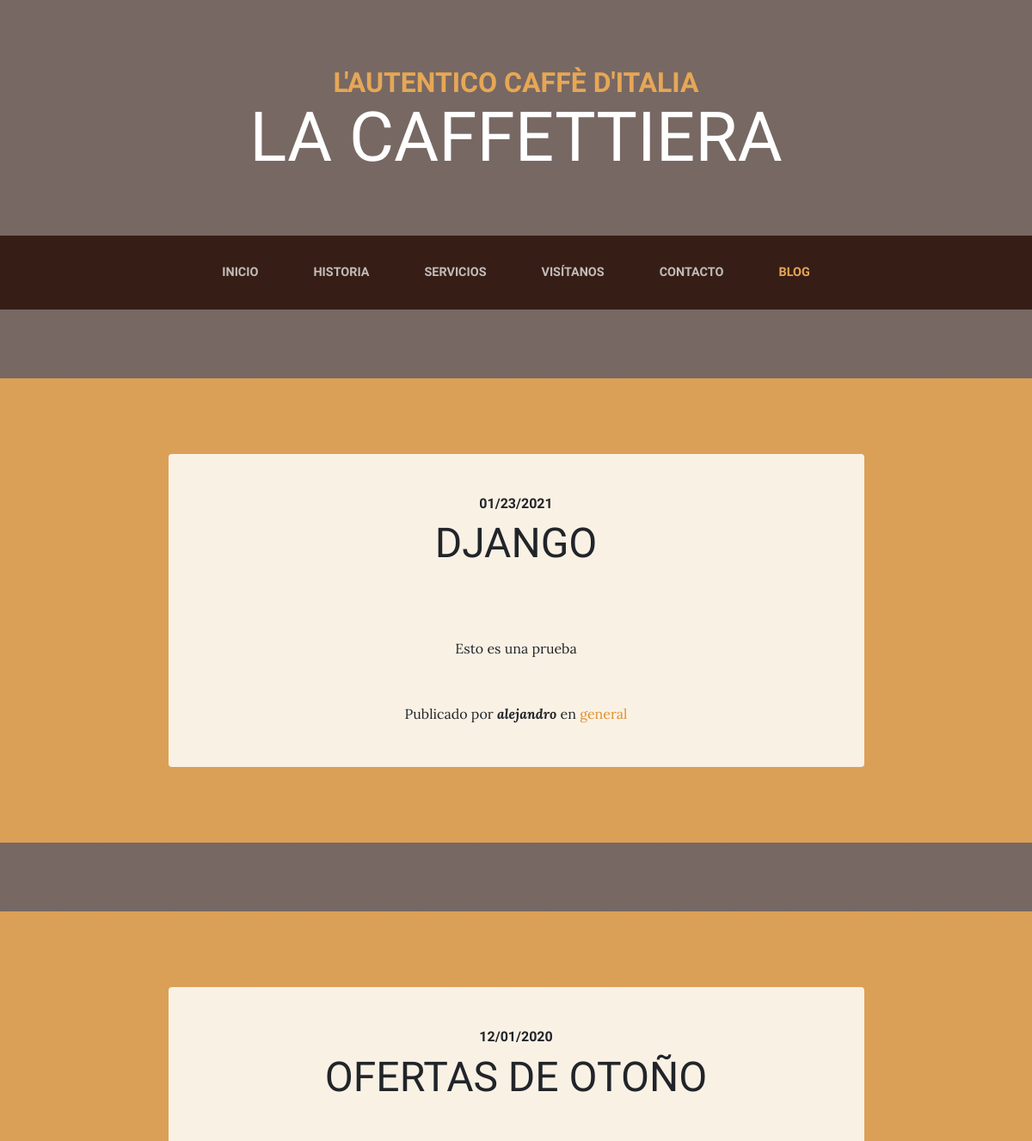
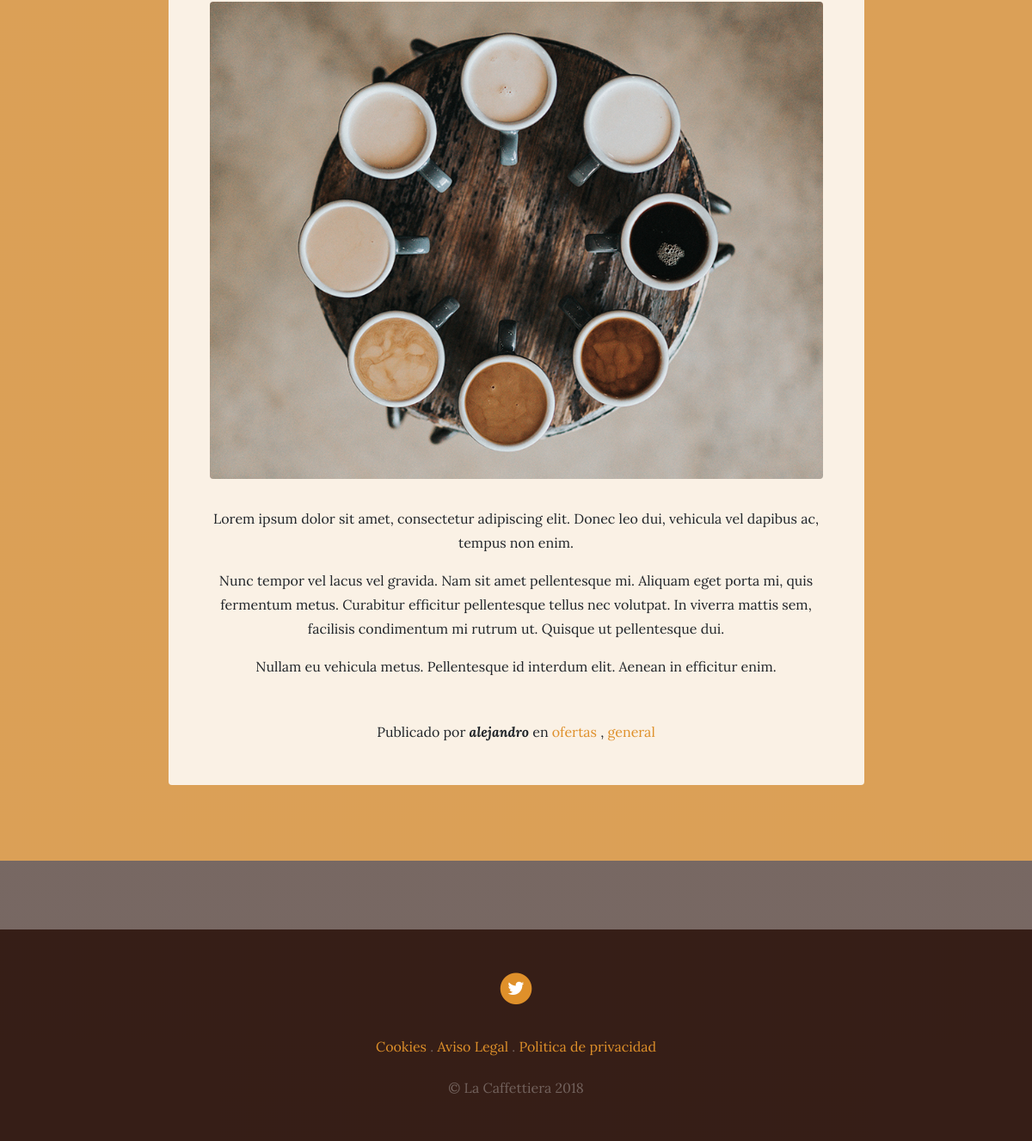
Screenshot of /blog/ with the database file from the repository (2 pictures, top to bottom).
### blog/models.py (models this page shows, shortened)
class Post(models.Model):
    title = models.CharField(max_length=200,verbose_name='Título')
    content = models.TextField(verbose_name='Contenido')
    published = models.DateTimeField(verbose_name="Fecha de publicación", default=now)
    image = models.ImageField(verbose_name='Image', upload_to='blog', null=True, blank=True)
    author = models.ForeignKey(User,verbose_name='Autor',on_delete=models.CASCADE)
    categories = models.ManyToManyField(Category,verbose_name='Categorias', related_name='get_posts')
    created=models.DateTimeField(auto_now_add=True,verbose_name="Fecha de creación")
    updated=models.DateTimeField(auto_now=True,verbose_name="Fecha de edición")
    class Meta:
        verbose_name= "entrada"
        verbose_name_plural= 'entradas'
        ordering=['-created']

class Category(models.Model):
    name= models.CharField(max_length=100,verbose_name='Nombre')
    created=models.DateTimeField(auto_now_add=True,verbose_name="Fecha de creación")
    updated=models.DateTimeField(auto_now=True,verbose_name="Fecha de edición")
    class Meta:
        verbose_name= "categoría"
        verbose_name_plural= 'categorías'
        ordering=['-created']

### pages/models.py (models this page shows, shortened)
class Page(models.Model):
    title = models.CharField(verbose_name="Título", max_length=200)
    content = RichTextField(verbose_name="Contenido")
    order = models.SmallIntegerField(verbose_name="Orden", default=0)
    created=models.DateTimeField(auto_now_add=True,verbose_name="Fecha de creación")
    updated=models.DateTimeField(auto_now=True,verbose_name="Fecha de edición")
    class Meta:
        verbose_name= "Página"
        verbose_name_plural= 'páginas'
        ordering=['order','title']

### blog/views.py (the view)
# urls.py: path("",views.blog, name="blog"),
def blog(request):
    model = Post
    posts = Post.objects.all()
    args= {'posts':posts}
    return render(request,"blog/blog.html",args)

### pages/templatetags/pages_extras.py (called while the page is built)
@register.simple_tag
def get_page_list():
    pages = Page.objects.all()
    return pages

### social/processors.py (called while the page is built)
def ctx_dict(request):
    ctx = {}
    links= Link.objects.all()
    for link in links:
        ctx[link.key] = link.url
    return ctx

### blog/templates/blog/blog.html (shortened to what this page needs)
{% extends 'core/base.html' %}
{% load static %}
{% block content %}
{% for post in posts %}
<section class="page-section cta">
  <div class="container">
    <div class="row">
      <div class="col-xl-9 mx-auto">
        <div class="cta-innerv text-center rounded">
          <h2 class="section-heading mb-5">
            <span class="section-heading-upper">{{post.published|date:"SHORT_DATE_FORMAT"}}</span>
            <span class="section-heading-lower">{{post.title}}</span>
          </h2>
          <p class="mb-0">
            <img class="mx-auto d-flex rounded img-fluid mb-3 mb-lg-0" src="{{post.image.url}}" alt="">
          </p>
          <p class="mb-0 mbt">
            {{post.content|linebreaks}}
          </p>
          <p class="mb-0 mbt">
            <span class="section-heading-under">Publicado por <em><b>{{post.author}}</b></em> en
              {% for category in post.categories.all %}
              <a href="{% url 'category' category.id %}" class="link">{{category.name}}</a>
              {% if not forloop.last %},{% endif %}
              {% endfor %}
            </span>
          </p>
        </div>
      </div>
    </div>
  </div>
</section>
{% endfor %}
{% endblock %}

### core/templates/core/base.html (shortened to what this page needs)
<!DOCTYPE html>
<html lang="es">
  <head>
    {% load static %}
    <link href="{% static 'core/vendor/bootstrap/css/bootstrap.min.css' %}" rel="stylesheet">
    <link href="{% static 'core/vendor/font-awesome/css/font-awesome.min.css' %}" rel="stylesheet" type="text/css">
    <link href="{% static 'core/css/business-casual.css' %}" rel="stylesheet">
  </head>
  <body>
    <h1 class="site-heading text-center text-white d-none d-lg-block">
      <span class="site-heading-upper text-primary mb-3">L'autentico caffè d'italia</span>
      <span class="site-heading-lower">La Caffettiera</span>
    </h1>
    <nav class="navbar navbar-expand-lg navbar-dark py-lg-4" id="mainNav">
      <div class="container">
        <div class="collapse navbar-collapse" id="navbarResponsive">
          <ul class="navbar-nav mx-auto">
            <li class="nav-item px-lg-4 {% if request.path == '/' %} active{% endif %}">
              <a class="nav-link text-uppercase text-expanded" href="{% url 'home' %}">Inicio</a>
            </li>
            <li class="nav-item px-lg-4 {% if request.path == '/Historia/' %} active{% endif %}">
              <a class="nav-link text-uppercase text-expanded" href="{% url 'about' %}">Historia</a>
            </li>
            <li class="nav-item px-lg-4 {% if request.path == '/Servicios/' %} active{% endif %}">
              <a class="nav-link text-uppercase text-expanded" href="{% url 'services' %}">Servicios</a>
            </li>
            <li class="nav-item px-lg-4 {% if request.path == '/Visitanos/' %} active{% endif %}">
              <a class="nav-link text-uppercase text-expanded" href="{% url 'store' %}">Visítanos</a>
            </li>
            <li class="nav-item px-lg-4 {% if request.path == '/Contacto/' %} active{% endif %}">
              <a class="nav-link text-uppercase text-expanded" href="{% url 'contact' %}">Contacto</a>
            </li>
            <li class="nav-item px-lg-4 {% if request.path|slice:":6" == '/blog/' %}active{% endif %}">
              <a class="nav-link text-uppercase text-expanded" href="{% url 'blog' %}">Blog</a>
            </li>
          </ul>
        </div>
      </div>
    </nav>
    {% block content %} {% endblock %}
    <footer class="footer text-faded text-center py-5">
      <div class="container">
        <p class="m-0">
          {% if LINK_TWITTER %}
	        <a href="{{LINK_TWITTER}}" target="_blank" class="link">
	          <span class="fa-stack fa-lg">
	            <i class="fa fa-circle fa-stack-2x"></i>
	            <i class="fa fa-twitter fa-stack-1x fa-inverse"></i>
	          </span>
          </a>
          {% endif %}
	    </p>
        <p class="m-0 mbt">
          {% load pages_extras %}
          {% get_page_list as page_list %}
          {% for page in page_list%}
            <a href="{% url 'page' page.id page.title|slugify  %}" class="link">{{page.title}}</a> {% if not forloop.last%}.{% endif %}
          {% endfor %}
		</p>
        <p class="m-0 mbt1">&copy; La Caffettiera 2018</p>
      </div>
	</footer>
  </body>
</html>

### core/static/core/css/business-casual.css (style rules this page uses)
body { font-family: 'Lora'; background: linear-gradient(rgba(47, 23, 15, 0.65), rgba(47, 23, 15, 0.65)), url("../img/bg.jpg"); background-attachment: fixed; background-position: center; background-size: cover; }
h1, h2, h3, h4, h5, h6 { font-family: 'Raleway'; }
p { line-height: 1.75; }
.text-faded { color: rgba(255, 255, 255, 0.3); }
.site-heading { margin-top: 5rem; margin-bottom: 5rem; text-transform: uppercase; line-height: 1; font-family: 'Raleway'; }
.site-heading .site-heading-upper { display: block; font-size: 2rem; font-weight: 800; }
.site-heading .site-heading-lower { font-size: 5rem; font-weight: 100; line-height: 4rem; }
.page-section { margin-top: 5rem; margin-bottom: 5rem; }
.section-heading { text-transform: uppercase; }
.section-heading .section-heading-upper { display: block; font-size: 1rem; font-weight: 800; padding-bottom:.5rem; }
.section-heading .section-heading-lower { display: block; font-size: 3rem; font-weight: 100; }
#mainNav { background-color: rgba(47, 23, 15, 0.9); font-family: 'Raleway'; }
#mainNav .navbar-nav .nav-item .nav-link { color: rgba(255, 255, 255, 0.7); font-weight: 800; }
#mainNav .navbar-nav .nav-item.active .nav-link { color: #e6a756; }
@media (min-width: 992px) { #mainNav .navbar-nav .nav-item .nav-link { font-size: 0.9rem; } }
.cta { padding-top: 5rem; padding-bottom: 5rem; background-color: rgba(230, 167, 86, 0.9); }
.cta .cta-innerv { position: relative; padding: 3rem; margin: 0.5rem; background-color: rgba(255, 255, 255, 0.85); }
.footer { background-color: rgba(47, 23, 15, 0.9); }
.text-primary { color: #e6a756 !important; }
.mbt { padding-top: 2rem; }
.mbt1 { padding-top: 1.25rem; }
a.link { color: #df902a; }

### rows the page displays
Post: published "01/23/2021", title "DJANGO", content "Esto es una prueba", author "alejandro"
Category: name "general"
Post: published "12/01/2020", title "OFERTAS DE OTOÑO", image (picture), content "Lorem ipsum dolor sit amet, consectetur adipiscing elit. Donec leo dui, vehicula vel dapibus ac, tempus non enim. Nunc tempor vel lacus vel gravida. Nam sit amet pellentesque mi. Aliquam eget porta mi, quis fermentum metus. Curabitur efficitur pellentesque tellus nec volutpat. In viverra mattis sem, facilisis condimentum mi rutrum ut. Quisque ut pellentesque dui. Nullam eu vehicula metus. Pellentesque id interdum elit. Aenean in efficitur enim.", author "alejandro"
Category: name "ofertas"
Page: title "Cookies"
Page: title "Aviso Legal"
Page: title "Politica de privacidad"
